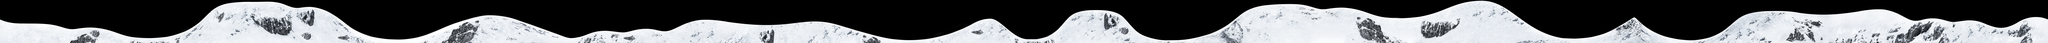

This is a level from a 2D game, rendered from its Tiled map with the project's own tilesets. A one-line summary and the map file follow, with tile-layer data summarised:
An orthogonal 20x1 tile map with 950x405 px tiles, 1 tile layer (terrain) and 27 objects.

<map version="1.0" orientation="orthogonal" renderorder="right-down" width="20" height="1" tilewidth="950" tileheight="405" nextobjectid="74">
 <tileset firstgid="1" name="tiles" tilewidth="950" tileheight="405">
  <image source="../tiles.png" width="2850" height="2835" />
 </tileset>
 <layer name="terrain" width="20" height="1">
  <data>[20 cells, 20 non-empty, 20 distinct tile ids]</data>
 </layer>
 <objectgroup name="physics">
  <object id="39" x="3" y="55071">
   <polyline points="0,0 3,-179 277,-170 461,-164 628,-121 698,-118 815,-135 888,-131 973,-115 1362,14" />
  </object>
  <object id="40" x="1121" y="424">
   <polyline points="395,-22 695,-177 798,-270 871,-338 946,-374 1033,-393 1153,-402 1420,-402.375 1503,-383.75 1648,-330.5 1666,-30" />
  </object>
  <object id="41" x="2244" y="426">
   <polyline points="371,-28 453,-339 621,-360 728,-341 812,-304 1191,-34" />
  </object>
  <object id="43" x="5169" y="412">
   <polyline points="8,-11 70,-51 190,-58 310,-97 408,-120 526,-112 653,-100 679,-19" />
  </object>
  <object id="44" x="5768" y="423">
   <polyline points="-56,-22 -26,-100 148,-141 262,-147 386,-123 485,-131 506,-29" />
  </object>
  <object id="45" x="6129" y="423">
   <polyline points="5,-24 37,-105 232,-196 340,-228 426,-233 543,-226 694,-202 985,-179 1049,-26" />
  </object>
  <object id="46" x="8099" y="420">
   <polyline points="432,-19 734,-105 916,-185 982,-222 1078,-241 1137,-227 1241,-149 1386,-25" />
  </object>
  <object id="47" x="9399" y="415">
   <polyline points="401.5,-14.5 416,-130 503,-233 565,-284 671,-314 795,-317 874,-313 955,-293 1014,-256 1226,-22" />
  </object>
  <object id="48" x="10448" y="428">
   <polyline points="741,-27 1091,-303 1179,-348 1287,-375 1455,-386 1590,-384 1701,-365 1829,-332 1951,-32" />
  </object>
  <object id="49" x="12167" y="422">
   <polyline points="952,-23 1037,-264 1210,-318 1363,-380 1484,-407 1610,-412 1727,-382 1823,-326 2228,-37" />
  </object>
  <object id="51" x="15450" y="417">
   <polyline points="524.25,-18.25 530.5,-113.5 601,-171 695,-251 748,-278 836,-300 935,-310 1070,-310 1172,-305 1294,-285 1488,-270 1536,-24" />
  </object>
  <object id="52" x="16783" y="431">
   <polyline points="8,-37 80,-286 297,-296 481,-322 606,-339 704,-338 782,-317 848,-287 1249,-69" />
  </object>
  <object id="53" x="17628" y="417">
   <polyline points="3,-28 70,-202 195,-224 277,-243 377,-232 482,-204 639,-223 753,-205 899,-150 937,-27" />
  </object>
  <object id="54" x="18447" y="432">
   <polyline points="1,-45 37,-175 139,-166 232,-192 336,-250 415,-268 496,-264 552,-244 554,-37" />
  </object>
  <object id="55" x="5" y="414">
   <polyline points="0,-17 3,-198 449,-183 663,-132 711,-24" />
  </object>
  <object id="56" x="607" y="429">
   <polyline points="-3,-33 13,-145 158,-160 267,-164 377,-147 745,-28" />
  </object>
  <object id="61" x="3233" y="415">
   <polyline points="1,-18 40,-133 202,-67 371,-41 536,-41 730,-78 768,-18" />
  </object>
  <object id="62" x="3890" y="426">
   <polyline points="-100,-25 261,-175 484,-250 631,-279 789,-267 950,-219 1479,-31" />
  </object>
  <object id="64" x="14807" y="434">
   <polyline points="-101,-35 -90.5,-71 41,-100 185,-163 337,-257 370,-255 462,-175 562,-117 777,-35" />
  </object>
  <object id="65" x="14155" y="420">
   <polyline points="11,-24 57,-161 160,-109 284,-66 392,-51 610,-65 630,-21" />
  </object>
  <object id="67" x="15422" y="426">
   <polyline points="-28,-25 7,-82 202,-44 324,-44 460,-73 579,-136 581,-29" />
  </object>
  <object id="68" x="6998" y="416">
   <polyline points="4,-18 78,-171 261,-184 570,-212 701,-198 1341,-14" />
  </object>
  <object id="69" x="8109" y="417">
   <polyline points="-24,-20 -6,-72 187,-43 375,-35 614,-62 637,-23" />
  </object>
  <object id="70" x="9333" y="425">
   <polyline points="10,-27 41,-112 157,-57 242,-52 344,-61 420.5,-93 497,-153 539,-30" />
  </object>
  <object id="71" x="10474" y="422">
   <polyline points="5,-29 17,-144 158,-71 308,-38 536,-45 711,-80 908.25,-158.5 931,-34" />
  </object>
  <object id="72" x="12202" y="396">
   <polyline points="0,0 52,-303 217,-321 360,-309 626,-226 851,-220 1036,-244 1070,6" />
  </object>
  <object id="73" x="1089" y="402">
   <polyline points="0,0 50,-62 228,-38 451,-46 653,-103 681,-3" />
  </object>
 </objectgroup>
</map>